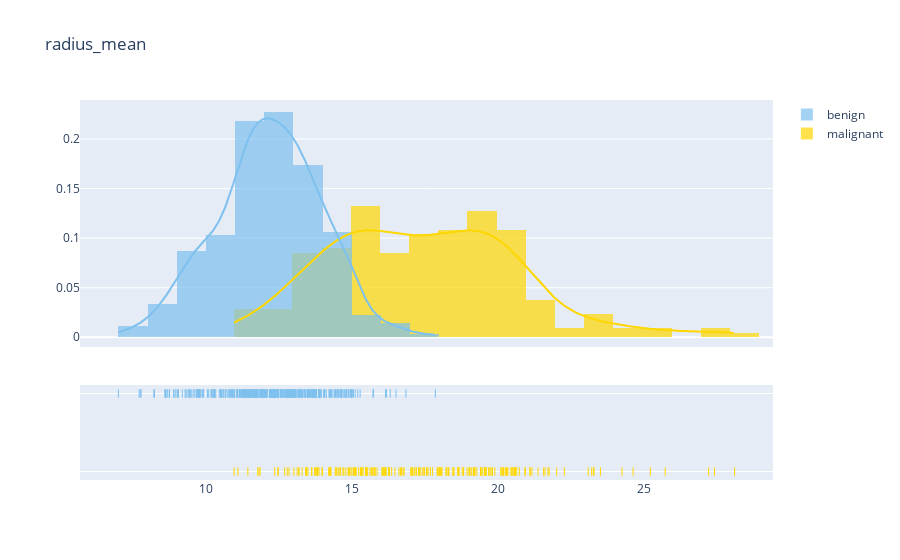

Source (notebook cell):
### Code cell
plot_distribution('radius_mean', 1)

### Figure 1 — Plotly figure (JSON) as saved in the notebook; plotly's stock layout.template omitted (floating-point values rounded to 4 significant figures; data arrays with more than 128 entries replaced by an {"elided": "..."} marker saying what was removed)
{"data": [{"autobinx": false, "histnorm": "probability density", "legendgroup": "malignant", "marker": {"color": "#FFD700"}, "name": "malignant", "opacity": 0.7, "type": "histogram", "x": {"elided": "212 float values"}, "xaxis": "x", "xbins": {"end": 28.11, "size": 1, "start": 10.95}, "yaxis": "y"}, {"autobinx": false, "histnorm": "probability density", "legendgroup": "benign", "marker": {"color": "#7EC0EE"}, "name": "benign", "opacity": 0.7, "type": "histogram", "x": {"elided": "357 float values"}, "xaxis": "x", "xbins": {"end": 17.85, "size": 1, "start": 6.981}, "yaxis": "y"}, {"legendgroup": "malignant", "marker": {"color": "#FFD700"}, "mode": "lines", "name": "malignant", "showlegend": false, "type": "scatter", "x": {"elided": "500 float values"}, "xaxis": "x", "y": {"elided": "500 float values"}, "yaxis": "y"}, {"legendgroup": "benign", "marker": {"color": "#7EC0EE"}, "mode": "lines", "name": "benign", "showlegend": false, "type": "scatter", "x": {"elided": "500 float values"}, "xaxis": "x", "y": {"elided": "500 float values"}, "yaxis": "y"}, {"legendgroup": "malignant", "marker": {"color": "#FFD700", "symbol": "line-ns-open"}, "mode": "markers", "name": "malignant", "showlegend": false, "type": "scatter", "x": {"elided": "212 float values"}, "xaxis": "x", "y": {"elided": "212 str values"}, "yaxis": "y2"}, {"legendgroup": "benign", "marker": {"color": "#7EC0EE", "symbol": "line-ns-open"}, "mode": "markers", "name": "benign", "showlegend": false, "type": "scatter", "x": {"elided": "357 float values"}, "xaxis": "x", "y": {"elided": "357 str values"}, "yaxis": "y2"}], "layout": {"barmode": "overlay", "hovermode": "closest", "legend": {"traceorder": "reversed"}, "title": {"text": "radius_mean"}, "xaxis": {"anchor": "y2", "domain": [0, 1], "zeroline": false}, "yaxis": {"anchor": "free", "domain": [0.35, 1], "position": 0}, "yaxis2": {"anchor": "x", "domain": [0, 0.25], "dtick": 1, "showticklabels": false}}}
